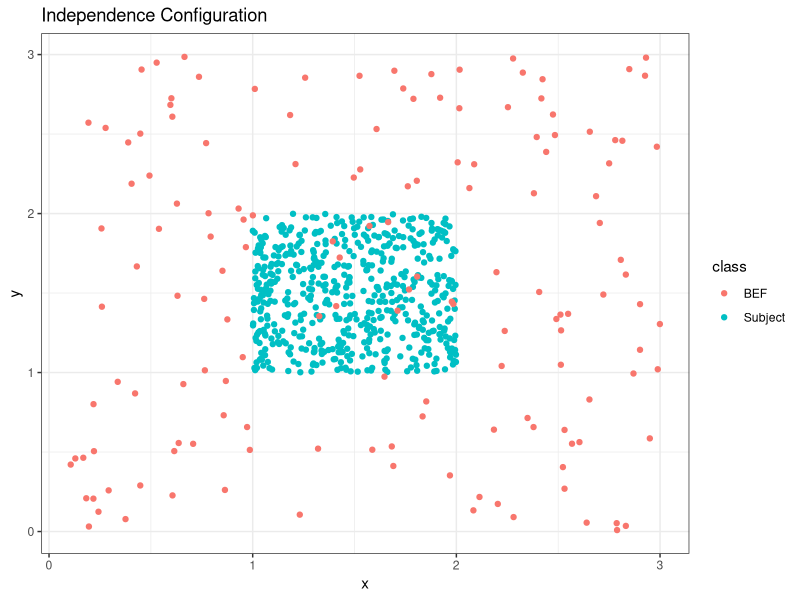
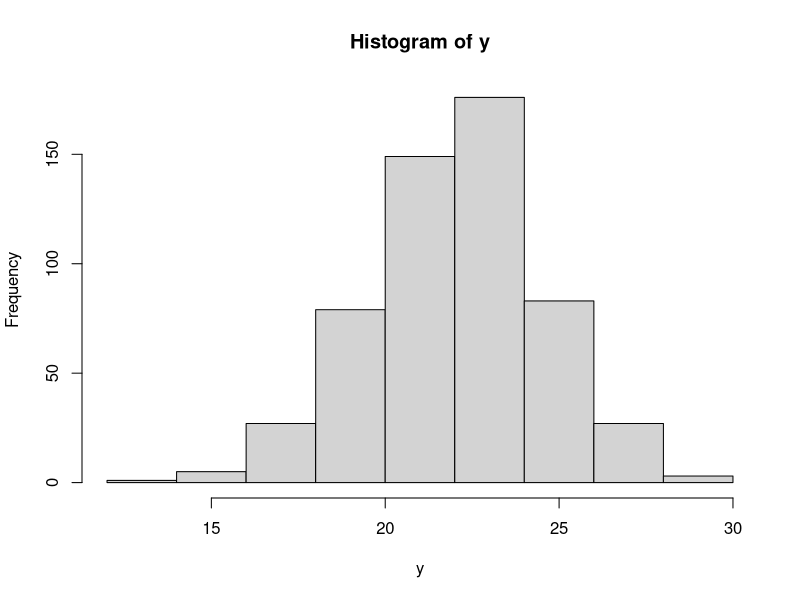
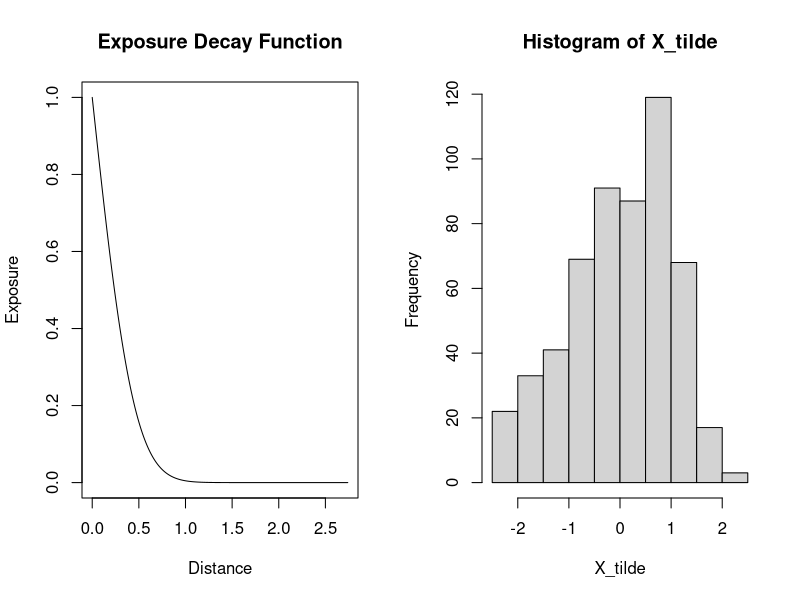

The R script that drew these images, in order: (Note: this script raises an error after producing the figures.)
## ---- chunk 1
knitr::opts_chunk$set(
  collapse = TRUE,
  comment = "#>"
)
library(tidyverse)
## ---- chunk 2
set.seed(1214)
num_subj <- 5.5E2
num_bef <- 1.5E2
sub_df <- data_frame(x = runif(n = num_subj, min = 1, max = 2.0),
                     y = runif(n = num_subj, min = 1, max = 2.0),
                     class = "Subject")
bef_df <- data_frame(x = runif(n = num_bef, min = 0, max = 3.0),
                     y = runif(n = num_bef, min = 0, max = 3.0),
                     class = "BEF")
rbind(sub_df,bef_df) %>% ggplot(aes(x = x, y = y, color = class )) +
    geom_point() + theme_bw() + ggtitle("Independence Configuration")
## ---- chunk 3
alpha <- 22.5
Z <- rbernoulli(n = 5.5E2, p = .45)
delta <- -.8
theta <- .5
beta <- 1.2
sigma <- 2.3
## ---- chunk 4
dists <- fields::rdist(as.matrix(sub_df[,1:2]),
                       as.matrix(bef_df[,1:2]))
X <- apply(dists,1,function(x) sum(pracma::erfc(x/theta)))
X_tilde <- (X-mean(X))/sd(X) ## center and scale the exposure effect
y <- alpha + Z*delta + X_tilde*beta + rnorm(n = num_subj, mean = 0, sd = sigma)
hist(y)
## ---- chunk 5
d <- seq(from = 0, to = max(dists), by = 0.01)
X_theta_one <- pracma::erfc(d/theta)
par(mfrow = c(1,2))
plot(d,X_theta_one,type='l',main = "Exposure Decay Function", xlab = "Distance",
     ylab = "Exposure")
hist(X_tilde)
## ---- chunk 6
distance_data <- dists %>% as_data_frame() %>%
    mutate(subj_id = 1:num_subj) %>% 
    gather(contains("V"),key = 'BEF',value = 'Distance') %>% 
    mutate(BEF = 'Fast_Food')

subject_data <- data_frame(subj_id = 1:num_subj,
                           y = y,
                           sex = factor(Z,labels=c("M","F")))

fit <- stap_glm(y ~ sex + stap(Fast_Food), subject_data = subject_data,
                distance_data = distance_data,
                family = gaussian(link = 'identity'),
                id_key = 'subj_id',
                prior = normal(location = 0,scale = 5,autoscale = F),
                prior_intercept = normal(location = 25, scale = 5, autoscale = F),
                prior_stap = normal(location = 0, scale = 3, autoscale = F),
                prior_theta = log_normal(location = 0, scale = 1), 
                prior_aux = cauchy(location = 0,scale = 5),
                max_distance = max(dists), chains = 1)## include all data
## ---- chunk 7
results <- rbind(c(alpha,delta,beta,theta),coef(fit))
rownames(results) <- c("True","Estimated")
results
## ---- chunk 8
fit$ses
## ---- chunk 9
hist(dists)
## ---- chunk 10
fit_125 <- stap_glm(y ~ sex + stap(Fast_Food), subject_data = subject_data,
                distance_data = distance_data,
                family = gaussian(link = 'identity'),
                id_key = 'subj_id',
                prior = normal(location = 0,scale = 5,autoscale = F),
                prior_intercept = normal(location = 25, scale = 5, autoscale = F),
                prior_stap = normal(location = 0, scale = 3, autoscale = F),
                prior_theta = log_normal(location = 0, scale = 1), 
                prior_aux = cauchy(location = 0,scale = 5),
                max_distance = 1.25, chains = 1)
## ---- chunk 11
sum(dists<=1.25)/sum(dists>=0) ## we excluded about half of the total data (not evenly across individuals)
## ---- chunk 12
results_2 <- rbind(c(alpha,delta,beta,theta),coef(fit_125))
rownames(results_2) <- c("True","Estimated")
results_2
## ---- chunk 13
fit_125$ses
## ---- chunk 14
fit_25 <- stap_glm(y ~ sex + stap(Fast_Food), subject_data = subject_data,
                distance_data = distance_data,
                family = gaussian(link = 'identity'),
                id_key = 'subj_id',
                prior = normal(location = 0,scale = 5,autoscale = F),
                prior_intercept = normal(location = 25, scale = 5, autoscale = F),
                prior_stap = normal(location = 0, scale = 3, autoscale = F),
                prior_theta = log_normal(location = 0, scale = 1), 
                prior_aux = cauchy(location = 0,scale = 5),
                max_distance = .25, chains = 1) 
## ---- chunk 15
results_3 <- rbind(c(alpha,delta,beta,theta),coef(fit_25))
rownames(results_3) <- c("True","Estimated")
results_3
## ---- chunk 16
rbind(fit$ses,fit_125$ses,fit_5$ses)
